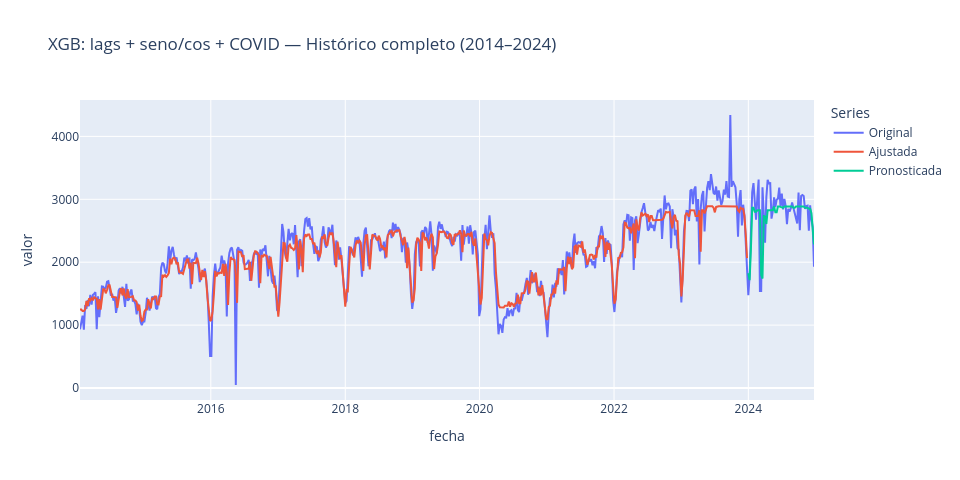

Write notebook code for a chart like this one.
### Code cell
title = "XGB: lags + seno/cos + COVID — Histórico completo (2014–2024)"

# Los datos a graficar
data_tuples = (
    (df_original, 'Original'),
    (df_ajustado, 'Ajustada'),
    (df_pronostico, 'Pronosticada'),
    # (df_pronostico_c, 'Pronosticada Completa'),
)

plot_forecast(
    *data_tuples,  # Desempaqueta los datos
    y='valor',
    title=title,
    **common_plot_args  # Desempaqueta los argumentos comunes
)

# Grafica solo de prueba
# Los datos a graficar
# data_tuples = (
#     (df_test, 'Real'),
#     (df_pronostico, 'Pronosticada'),
# )

# plot_forecast(
#     *data_tuples,  # Desempaqueta los datos
#     y='valor',
#     title=title,
#     **common_plot_args  # Desempaqueta los argumentos comunes
# )

### Figure 1 — Plotly figure (JSON) as saved in the notebook; plotly's stock layout.template omitted (floating-point values rounded to 4 significant figures; data arrays with more than 128 entries replaced by an {"elided": "..."} marker saying what was removed)
{"data": [{"customdata": {"elided": "571x1 int values"}, "hovertemplate": "<b>Original</b><br>Fecha: %{x}<br>valor: %{y}<br>Semana: %{customdata[0]}<extra></extra>", "mode": "lines", "name": "Original", "type": "scatter", "x": {"elided": "571 str values"}, "y": {"elided": "571 float values"}}, {"customdata": {"elided": "519x1 int values"}, "hovertemplate": "<b>Ajustada</b><br>Fecha: %{x}<br>valor: %{y}<br>Semana: %{customdata[0]}<extra></extra>", "mode": "lines", "name": "Ajustada", "type": "scatter", "x": {"elided": "519 str values"}, "y": {"elided": "519 float values"}}, {"customdata": [[1], [2], [3], [4], [5], [6], [7], [8], [9], [10], [11], [12], [13], [14], [15], [16], [17], [18], [19], [20], [21], [22], [23], [24], [25], [26], [27], [28], [29], [30], [31], [32], [33], [34], [35], [36], [37], [38], [39], [40], [41], [42], [43], [44], [45], [46], [47], [48], [49], [50], [51], [52]], "hovertemplate": "<b>Pronosticada</b><br>Fecha: %{x}<br>valor: %{y}<br>Semana: %{customdata[0]}<extra></extra>", "mode": "lines", "name": "Pronosticada", "type": "scatter", "x": ["2024-01-01T00:00:00", "2024-01-08T00:00:00", "2024-01-15T00:00:00", "2024-01-22T00:00:00", "2024-01-29T00:00:00", "2024-02-05T00:00:00", "2024-02-12T00:00:00", "2024-02-19T00:00:00", "2024-02-26T00:00:00", "2024-03-04T00:00:00", "2024-03-11T00:00:00", "2024-03-18T00:00:00", "2024-03-25T00:00:00", "2024-04-01T00:00:00", "2024-04-08T00:00:00", "2024-04-15T00:00:00", "2024-04-22T00:00:00", "2024-04-29T00:00:00", "2024-05-06T00:00:00", "2024-05-13T00:00:00", "2024-05-20T00:00:00", "2024-05-27T00:00:00", "2024-06-03T00:00:00", "2024-06-10T00:00:00", "2024-06-17T00:00:00", "2024-06-24T00:00:00", "2024-07-01T00:00:00", "2024-07-08T00:00:00", "2024-07-15T00:00:00", "2024-07-22T00:00:00", "2024-07-29T00:00:00", "2024-08-05T00:00:00", "2024-08-12T00:00:00", "2024-08-19T00:00:00", "2024-08-26T00:00:00", "2024-09-02T00:00:00", "2024-09-09T00:00:00", "2024-09-16T00:00:00", "2024-09-23T00:00:00", "2024-09-30T00:00:00", "2024-10-07T00:00:00", "2024-10-14T00:00:00", "2024-10-21T00:00:00", "2024-10-28T00:00:00", "2024-11-04T00:00:00", "2024-11-11T00:00:00", "2024-11-18T00:00:00", "2024-11-25T00:00:00", "2024-12-02T00:00:00", "2024-12-09T00:00:00", "2024-12-16T00:00:00", "2024-12-23T00:00:00"], "y": [1825.0, 1715.0, 2203.0, 2865.0, 2865.0, 2803.0, 2803.0, 2825.0, 2825.0, 2825.0, 1796.0, 1740.0, 2732.0, 2725.0, 2607.0, 2825.0, 2825.0, 2825.0, 2825.0, 2825.0, 2887.0, 2792.0, 2792.0, 2887.0, 2887.0, 2877.0, 2864.0, 2864.0, 2887.0, 2887.0, 2887.0, 2887.0, 2887.0, 2887.0, 2887.0, 2864.0, 2864.0, 2887.0, 2887.0, 2887.0, 2887.0, 2887.0, 2887.0, 2887.0, 2865.0, 2865.0, 2865.0, 2851.0, 2851.0, 2778.0, 2443.0, 2282.0]}], "layout": {"height": 480, "hovermode": "x unified", "legend": {"title": {"text": "Series"}}, "title": {"text": "XGB: lags + seno/cos + COVID — Histórico completo (2014–2024)"}, "width": 960, "xaxis": {"title": {"text": "fecha"}}, "yaxis": {"title": {"text": "valor"}}}}
